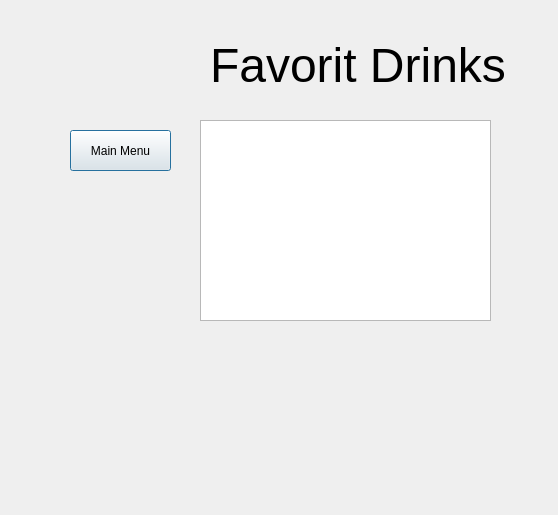
<?xml version="1.0" encoding="UTF-8"?>
<ui version="4.0">
 <class>Dialog</class>
 <widget class="QDialog" name="Dialog">
  <property name="geometry">
   <rect>
    <x>0</x>
    <y>0</y>
    <width>558</width>
    <height>515</height>
   </rect>
  </property>
  <property name="windowTitle">
   <string>Dialog</string>
  </property>
  <widget class="QPushButton" name="pushButton">
   <property name="geometry">
    <rect>
     <x>70</x>
     <y>130</y>
     <width>101</width>
     <height>41</height>
    </rect>
   </property>
   <property name="text">
    <string>Main Menu</string>
   </property>
  </widget>
  <widget class="QTextBrowser" name="textBrowserFavoritnformation">
   <property name="geometry">
    <rect>
     <x>200</x>
     <y>120</y>
     <width>291</width>
     <height>201</height>
    </rect>
   </property>
  </widget>
  <widget class="QLabel" name="Favorit">
   <property name="geometry">
    <rect>
     <x>210</x>
     <y>-10</y>
     <width>471</width>
     <height>151</height>
    </rect>
   </property>
   <property name="font">
    <font>
     <pointsize>36</pointsize>
    </font>
   </property>
   <property name="text">
    <string>Favorit Drinks</string>
   </property>
  </widget>
 </widget>
 <resources/>
 <connections/>
</ui>
